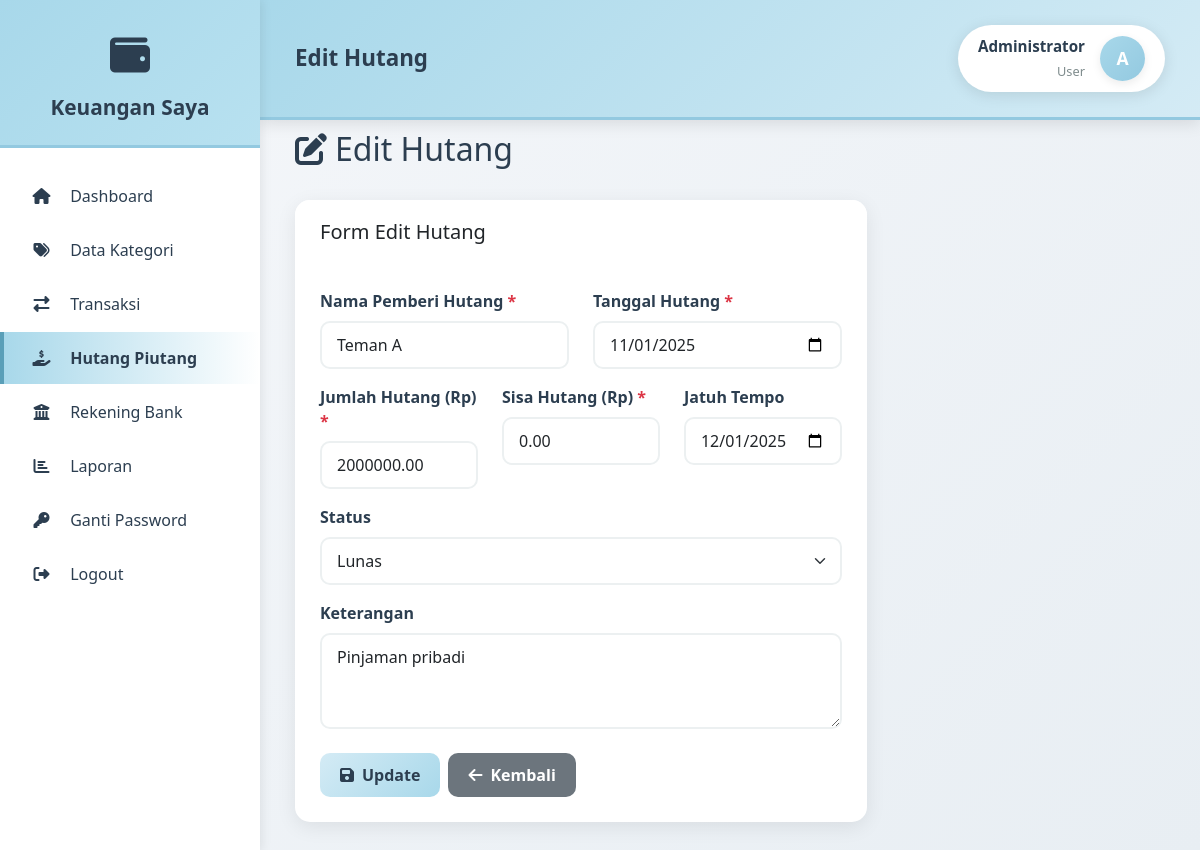
/pages/hutang/edit.php?id=2 (signed in), run on the app's committed database.
### tables this page shows
CREATE TABLE tbl_hutang (
    hutang_id INT AUTO_INCREMENT PRIMARY KEY,
    user_id INT NOT NULL,
    nama_pemberi_hutang VARCHAR(100) NOT NULL,
    jumlah_hutang DECIMAL(15,2) NOT NULL,
    sisa_hutang DECIMAL(15,2) NOT NULL,
    tanggal_hutang DATE NOT NULL,
    jatuh_tempo DATE,
    status ENUM('Belum Lunas', 'Lunas') DEFAULT 'Belum Lunas',
    keterangan TEXT,
    created_at TIMESTAMP DEFAULT CURRENT_TIMESTAMP,
    updated_at TIMESTAMP DEFAULT CURRENT_TIMESTAMP ON UPDATE CURRENT_TIMESTAMP,
    FOREIGN KEY (user_id) REFERENCES users(user_id) ON DELETE CASCADE,
    INDEX idx_user_status (user_id, status)
);

### pages/hutang/edit.php (the view, shortened to what this page needs)
<?php
require_once __DIR__ . '/../../config/database.php';
$userId = getUserId();
$hutangId = $_GET['id'] ?? 0;
$stmt = $pdo->prepare("SELECT * FROM tbl_hutang WHERE hutang_id = ? AND user_id = ?");
$stmt->execute([$hutangId, $userId]);
$hutang = $stmt->fetch();
include __DIR__ . '/../../includes/header.php';
include __DIR__ . '/../../includes/sidebar.php';
$data = $_SERVER['REQUEST_METHOD'] === 'POST' ? $_POST : $hutang;
?>
<div class="row mb-4">
    <div class="col-12">
        <h2><i class="fas fa-edit me-2"></i>Edit Hutang</h2>
    </div>
</div>
<div class="row">
    <div class="col-lg-8">
        <div class="card">
            <div class="card-header"><h5 class="mb-0">Form Edit Hutang</h5></div>
            <div class="card-body">
                <form method="POST">
                    <div class="row">
                        <div class="col-md-6 mb-3">
                            <label class="form-label">Nama Pemberi Hutang <span class="text-danger">*</span></label>
                            <input type="text" class="form-control" name="nama_pemberi_hutang" required value="<?= htmlspecialchars($data['nama_pemberi_hutang'] ?? '') ?>">
                        </div>
                        <div class="col-md-6 mb-3">
                            <label class="form-label">Tanggal Hutang <span class="text-danger">*</span></label>
                            <input type="date" class="form-control" name="tanggal_hutang" required value="<?= $data['tanggal_hutang'] ?? '' ?>">
                        </div>
                    </div>
                    <div class="row">
                        <div class="col-md-4 mb-3">
                            <label class="form-label">Jumlah Hutang (Rp) <span class="text-danger">*</span></label>
                            <input type="number" class="form-control" name="jumlah_hutang" required min="1" value="<?= $data['jumlah_hutang'] ?? '' ?>">
                        </div>
                        <div class="col-md-4 mb-3">
                            <label class="form-label">Sisa Hutang (Rp) <span class="text-danger">*</span></label>
                            <input type="number" class="form-control" name="sisa_hutang" required min="0" value="<?= $data['sisa_hutang'] ?? '' ?>">
                        </div>
                        <div class="col-md-4 mb-3">
                            <label class="form-label">Jatuh Tempo</label>
                            <input type="date" class="form-control" name="jatuh_tempo" value="<?= $data['jatuh_tempo'] ?? '' ?>">
                        </div>
                    </div>
                    <div class="mb-3">
                        <label class="form-label">Status</label>
                        <select class="form-select" name="status">
                            <option value="Lunas" <?= ($data['status'] ?? '') === 'Lunas' ? 'selected' : '' ?>>Lunas</option>
                        </select>
                    </div>
                    <div class="mb-4">
                        <label class="form-label">Keterangan</label>
                        <textarea class="form-control" name="keterangan" rows="3"><?= htmlspecialchars($data['keterangan'] ?? '') ?></textarea>
                    </div>
                    <div class="d-flex gap-2">
                        <button type="submit" class="btn btn-warning"><i class="fas fa-save me-2"></i>Update</button>
                        <a href="index.php" class="btn btn-secondary"><i class="fas fa-arrow-left me-2"></i>Kembali</a>
                    </div>
                </form>
            </div>
        </div>
    </div>
</div>
<?php include __DIR__ . '/../../includes/footer.php'; ?>

### assets/css/style.css (style rules this page uses)
:root { --blue-pastel-1: #A8D8EA; --blue-pastel-2: #C3E5F0; --blue-pastel-3: #D4EBF5; --blue-pastel-4: #B8E1F0; --blue-pastel-5: #93C9E0; --blue-pastel-6: #7FC4DB; --blue-light: #E8F4F8; --blue-dark: #5A9FB8; --dark-text: #2c3e50; --light-text: #7f8c8d; --border-color: #ecf0f1; --shadow-color: rgba(0, 0, 0, 0.08); --income-color: #A8D8EA; --expense-color: #93C9E0; --total-color: #7FC4DB; }
* { margin: 0; padding: 0; box-sizing: border-box; }
body { font-family: 'Segoe UI', Tahoma, Geneva, Verdana, sans-serif; background: linear-gradient(135deg, #f5f7fa 0%, #e8eef3 100%); color: var(--dark-text); }
.card { border: none; border-radius: 15px; box-shadow: 0 5px 20px var(--shadow-color); transition: all 0.3s; overflow: hidden; }
.card-header { border: none; padding: 20px 25px; font-weight: 600; background: white; }
.card-body { padding: 25px; }
.btn { border-radius: 10px; padding: 10px 20px; font-weight: 600; transition: all 0.3s; border: none; }
.btn-warning { background: linear-gradient(135deg, var(--blue-pastel-3) 0%, var(--blue-pastel-1) 100%); color: var(--dark-text); }
.form-control, .form-select { border-radius: 10px; border: 2px solid var(--border-color); padding: 10px 15px; transition: all 0.3s; }
.form-label { font-weight: 600; margin-bottom: 8px; color: var(--dark-text); }
.fade-in { animation: fadeIn 0.5s ease-out; }

### data on the page
tbl_hutang: nama_pemberi_hutang "Teman A", tanggal_hutang "11/01/2025", jumlah_hutang "2000000.00", sisa_hutang "0.00", jatuh_tempo "12/01/2025", status "Lunas", keterangan "Pinjaman pribadi"

### other printed values
$pageTitle "Edit Hutang"
getNamaLengkap() "Administrator"
substr(getNamaLengkap(), 0, 1) "A"
